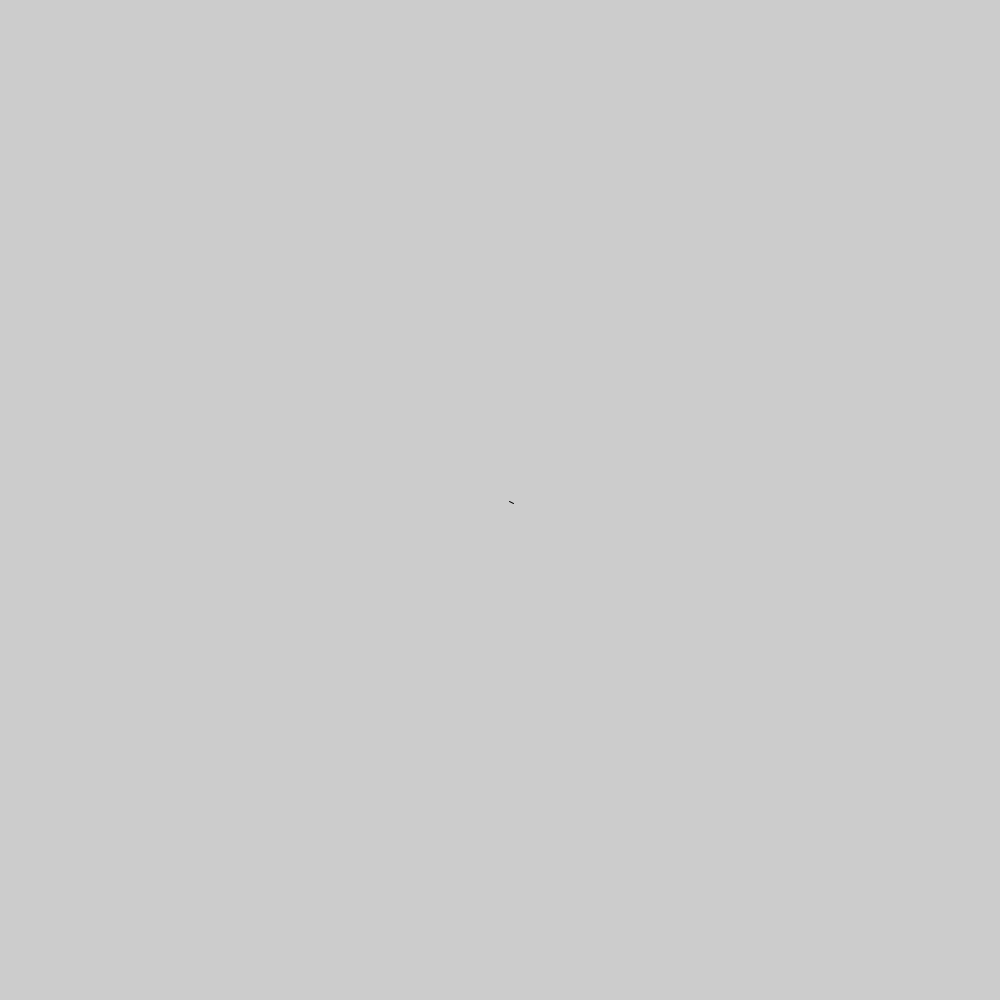
Frame 1 (no input)
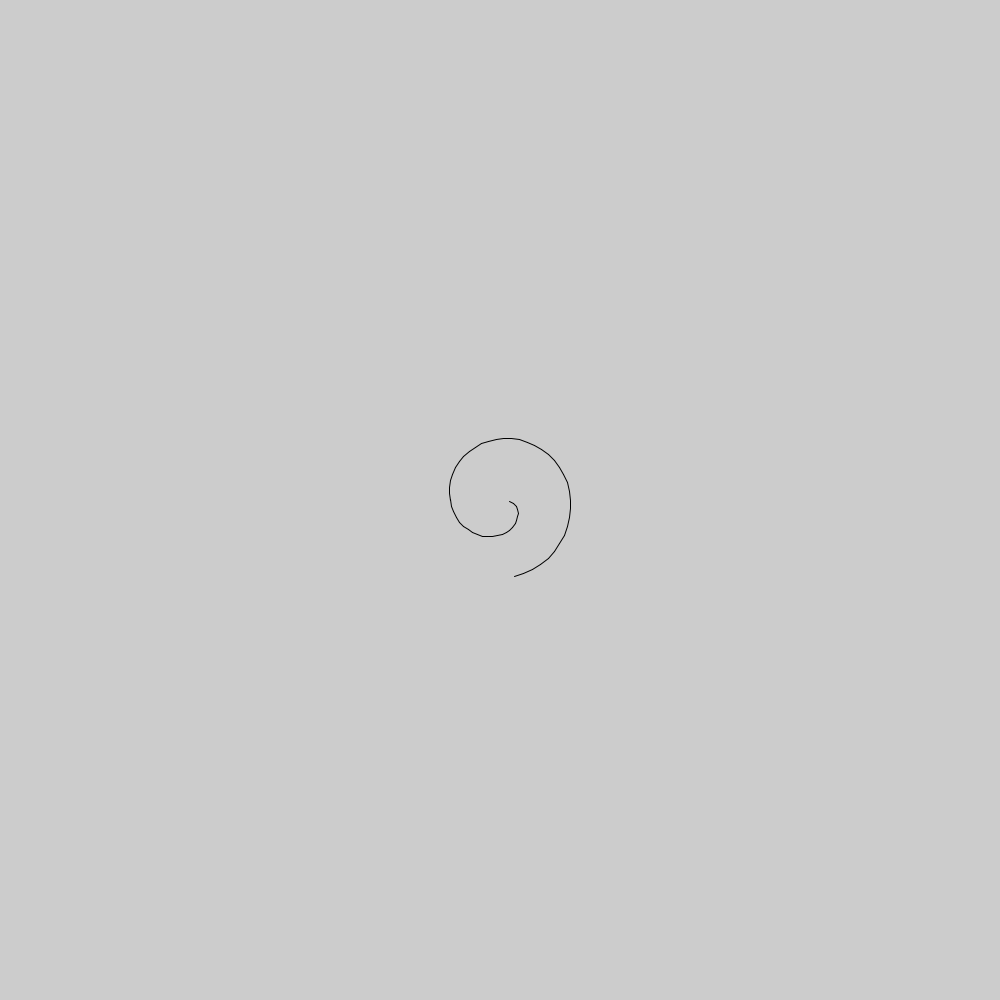
Frame 60 (the mouse pressed at the canvas centre just before this capture)
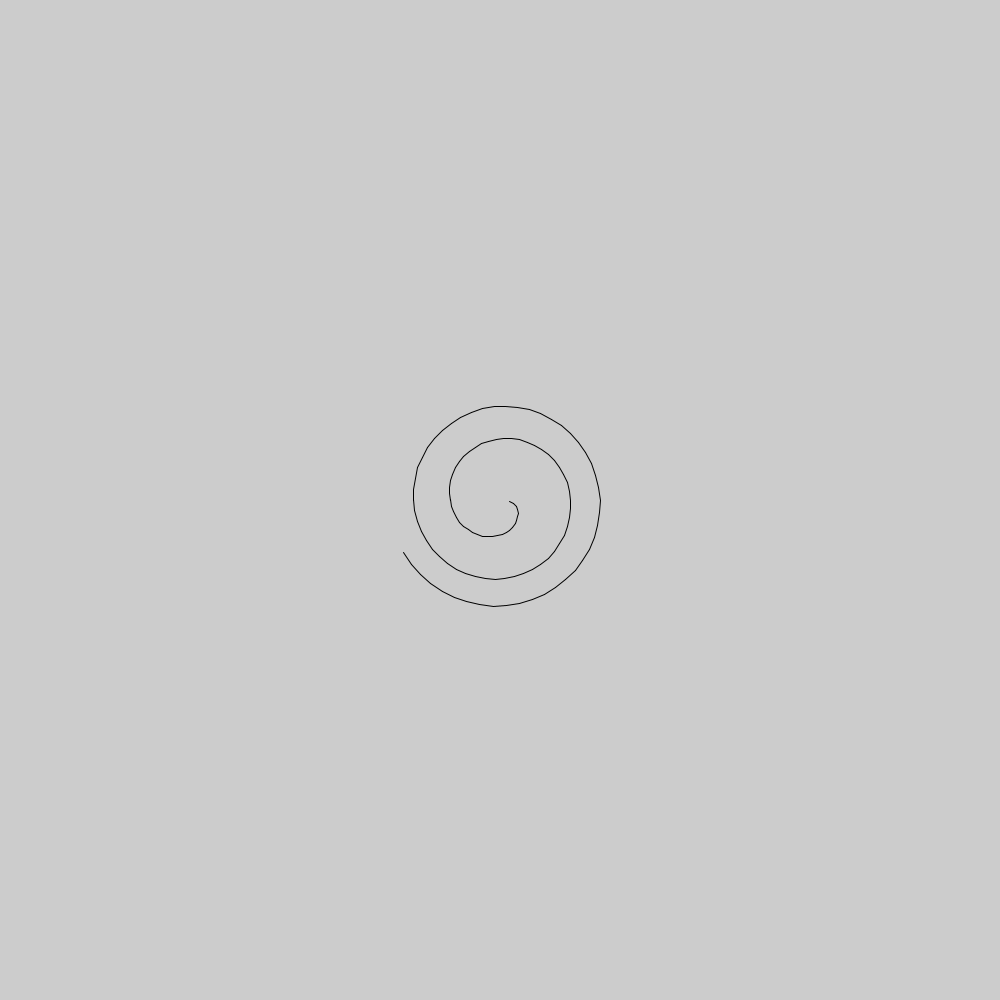
Frame 120 (the mouse held since frame 60 and released just before this capture)

The Processing sketch that drew these frames (run headless with seeded random() and noise(); from frame 60 on, the mouse is pressed at the canvas centre):

// Processing sketch: fermat_spiral
// ── fermat_spiral.pde
float step = 2*PI / 50.0;
float CON  = 100;

void setup(){
  size(1000, 1000);
}

void draw(){
  float rad = frameCount * step;
  float bpx = width /2.0 + sqrt(CON*frameCount)    *cos(rad);
  float bpy = height/2.0 + sqrt(CON*frameCount)    *sin(rad);
  float epx = width /2.0 + sqrt(CON*(frameCount+1))*cos(rad + step);
  float epy = height/2.0 + sqrt(CON*(frameCount+1))*sin(rad + step);
  line(bpx, bpy, epx, epy);
}
